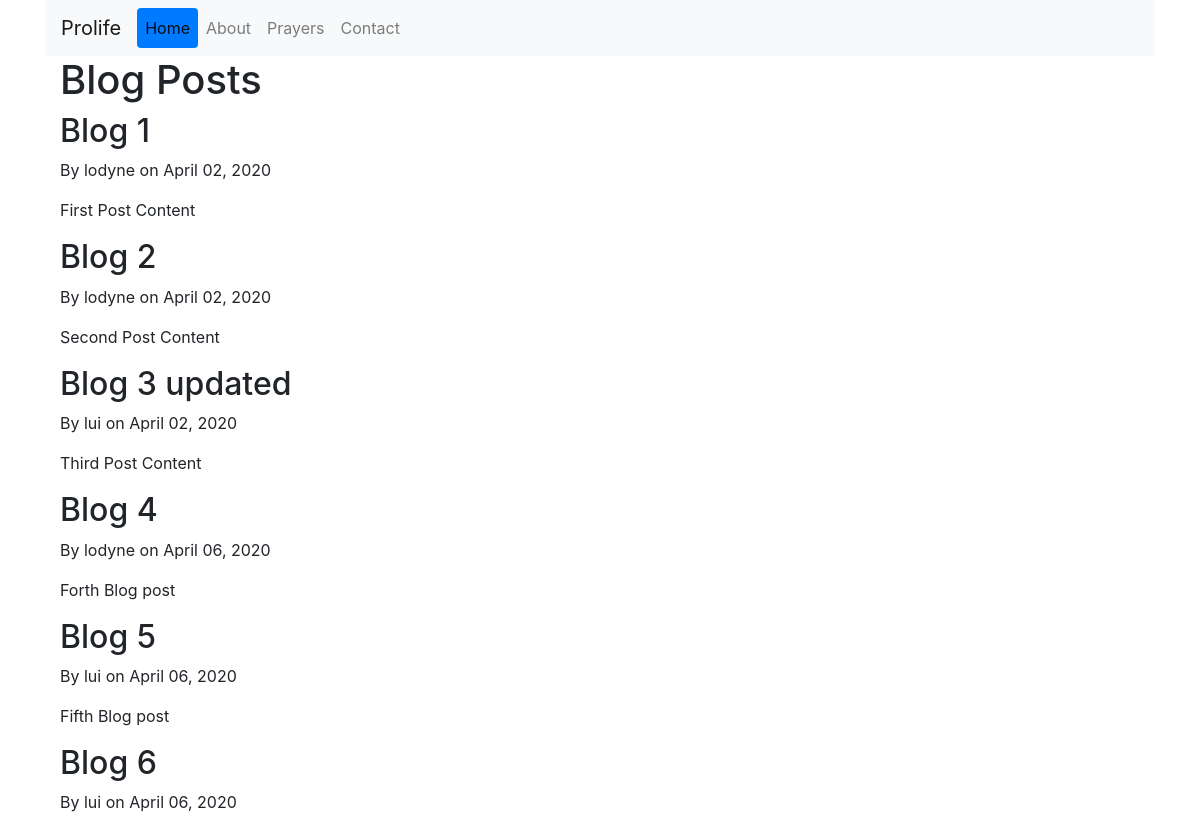
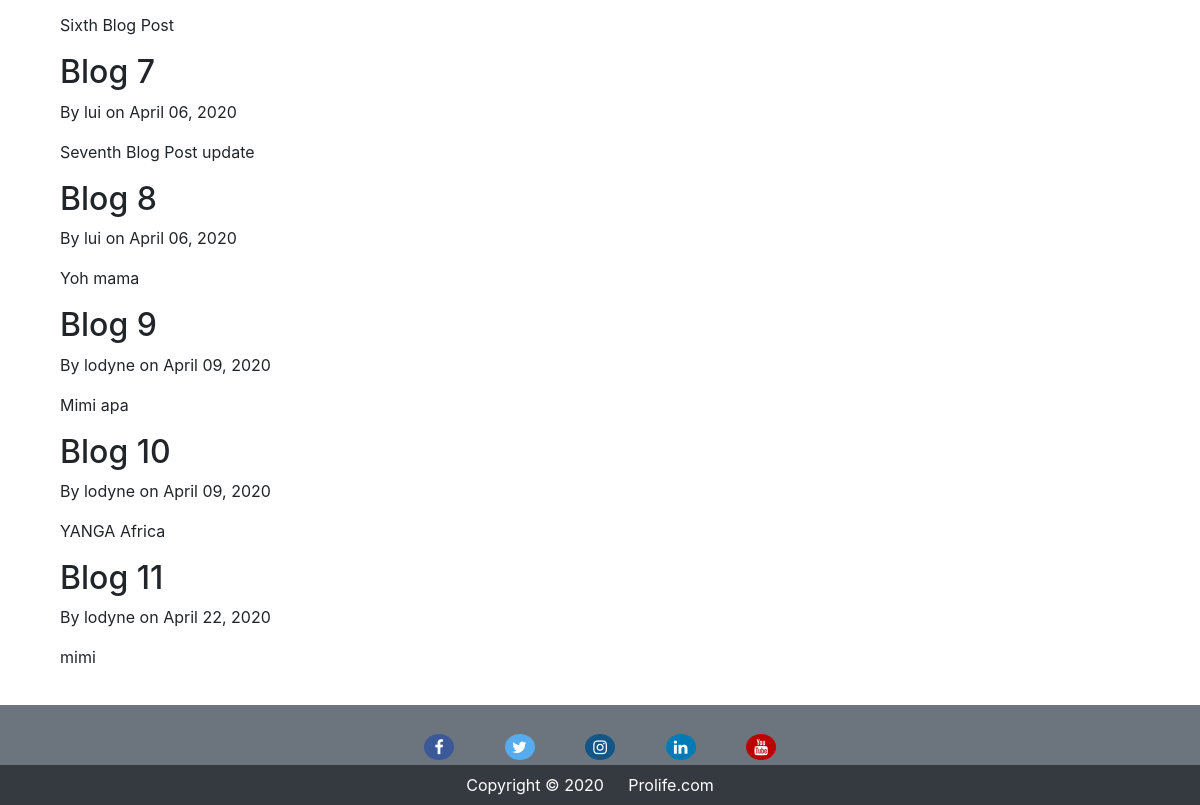
Before: /blogger/ with the older database file (2 pictures, top to bottom).
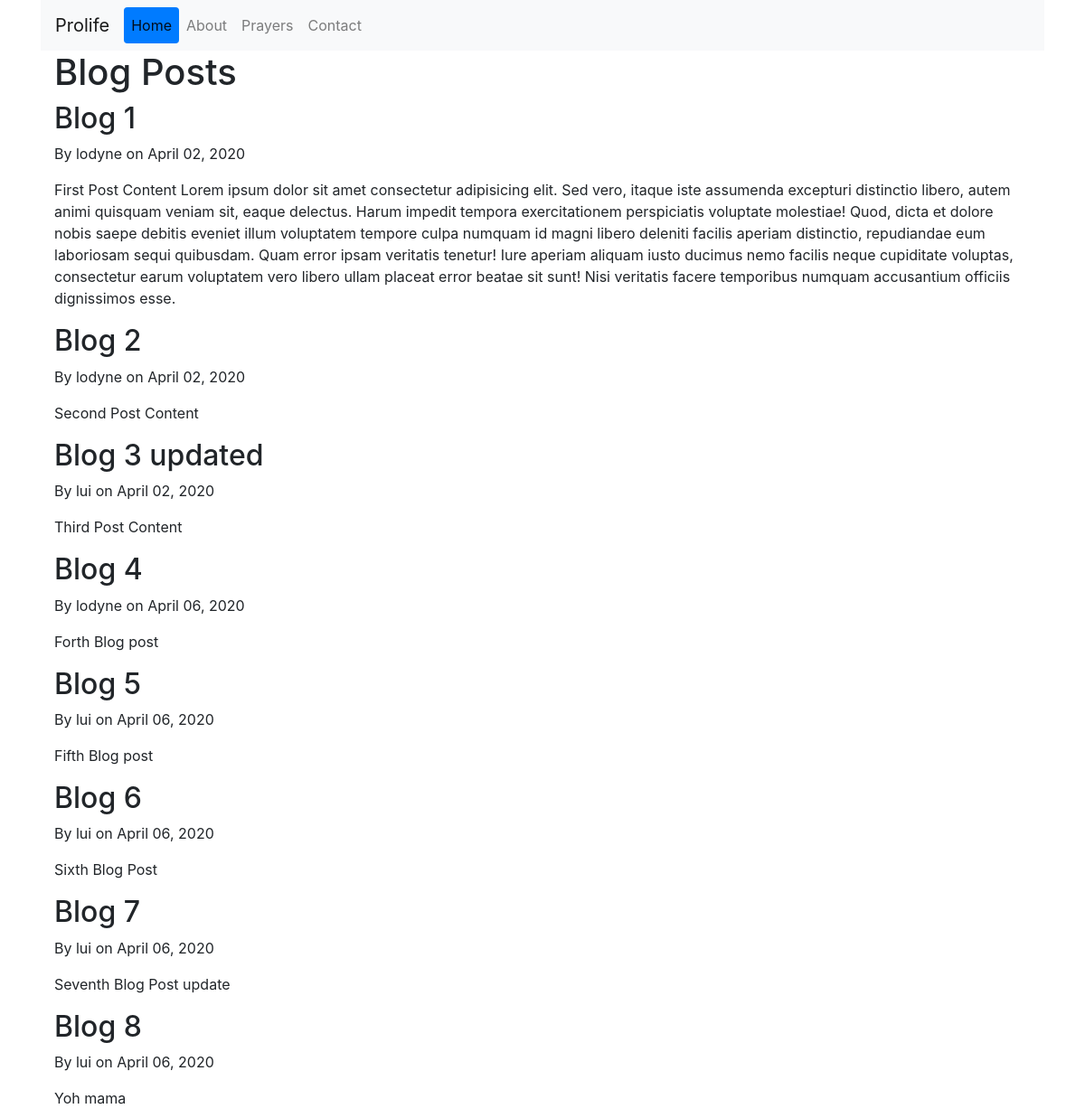
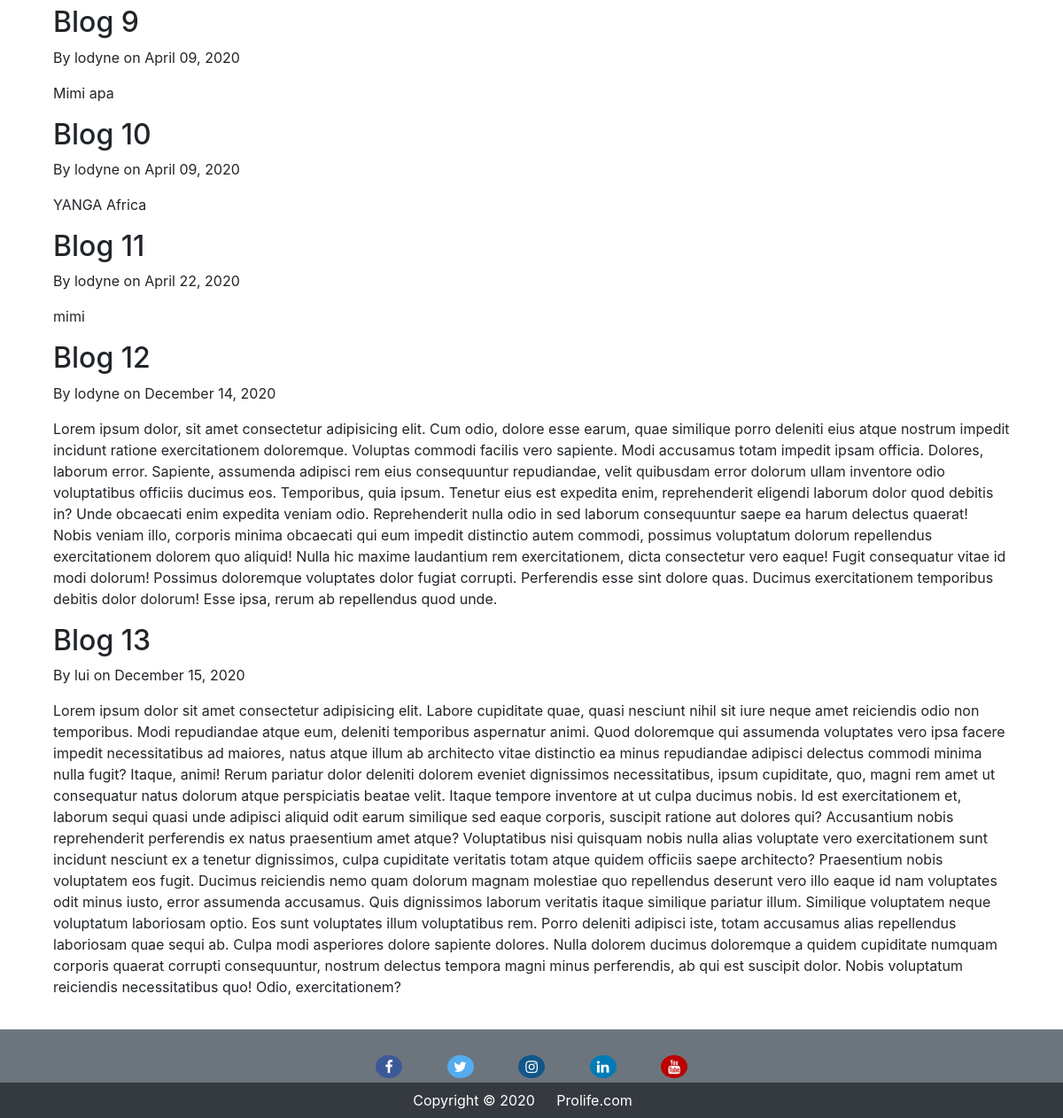
After: the same page with the newer database file (2 pictures, top to bottom).
### blog/models.py (models this page shows, shortened)
class Post(models.Model):
    title = models.CharField(max_length=100)
    content= models.TextField()
    date_posted=models.DateTimeField(default=timezone.now)
    author=models.ForeignKey(User, on_delete=models.CASCADE)

### blog/views.py (the view)
# urls.py: path('blogger/',views.blogger,name='blog-post'),
def blogger(request):
    context={
        'posts': Post.objects.all()
    }
    return render(request,'blog/blogger.html',context)

### blog/templates/blog/blogger.html
{% extends 'blog/base.html' %}
{% block content %}
    <h1>Blog Posts</h1>
    {% for post in posts %}
        <h2>{{ post.title }}</h2>
        <p>By {{ post.author }} on {{post.date_posted | date:"F d, Y"}}</p>
        <p>{{ post.content }}</p>
    {% endfor %}
{% endblock content %}

Changed rows visible on the page:
changed Post "Blog 1": content "First Post Content" → "First Post Content Lorem ipsum dolor sit amet consectetur adipisicing elit. Sed vero, itaque iste assumenda excepturi distinctio libero, autem animi quisquam veniam sit, eaque delectus. Harum impedit tempora exercitationem perspiciatis voluptate molestiae! Quod, dicta et dolore nobis saepe debitis eveniet illum voluptatem tempore culpa numquam id magni libero deleniti facilis aperiam distinctio, repudiandae eum laboriosam sequi quibusdam. Quam error ipsam veritatis tenetur! Iure aperiam aliquam iusto ducimus nemo facilis neque cupiditate voluptas, consectetur earum voluptatem vero libero ullam placeat error beatae sit sunt! Nisi veritatis facere temporibus numquam accusantium officiis…"
added Post: title "Blog 12", author "lodyne", date_posted "December 14, 2020", content "Lorem ipsum dolor, sit amet consectetur adipisicing elit. Cum odio, dolore esse earum, quae similique porro deleniti eius atque nostrum impedit incidunt ratione exercitationem doloremque. Voluptas commodi facilis vero sapiente. Modi accusamus totam impedit ipsam officia. Dolores, laborum error. Sapiente, assumenda adipisci rem eius consequuntur repudiandae, velit quibusdam error dolorum ullam inventore odio voluptatibus officiis ducimus eos. Temporibus, quia ipsum. Tenetur eius est expedita enim, reprehenderit eligendi laborum dolor quod debitis in? Unde obcaecati enim expedita veniam odio. Reprehenderit nulla odio in sed laborum consequuntur saepe ea harum delectus quaerat! Nobis veniam…"
added Post: title "Blog 13", author "lui", date_posted "December 15, 2020", content "Lorem ipsum dolor sit amet consectetur adipisicing elit. Labore cupiditate quae, quasi nesciunt nihil sit iure neque amet reiciendis odio non temporibus. Modi repudiandae atque eum, deleniti temporibus aspernatur animi. Quod doloremque qui assumenda voluptates vero ipsa facere impedit necessitatibus ad maiores, natus atque illum ab architecto vitae distinctio ea minus repudiandae adipisci delectus commodi minima nulla fugit? Itaque, animi! Rerum pariatur dolor deleniti dolorem eveniet dignissimos necessitatibus, ipsum cupiditate, quo, magni rem amet ut consequatur natus dolorum atque perspiciatis beatae velit. Itaque tempore inventore at ut culpa ducimus nobis. Id est exercitationem et,…"
